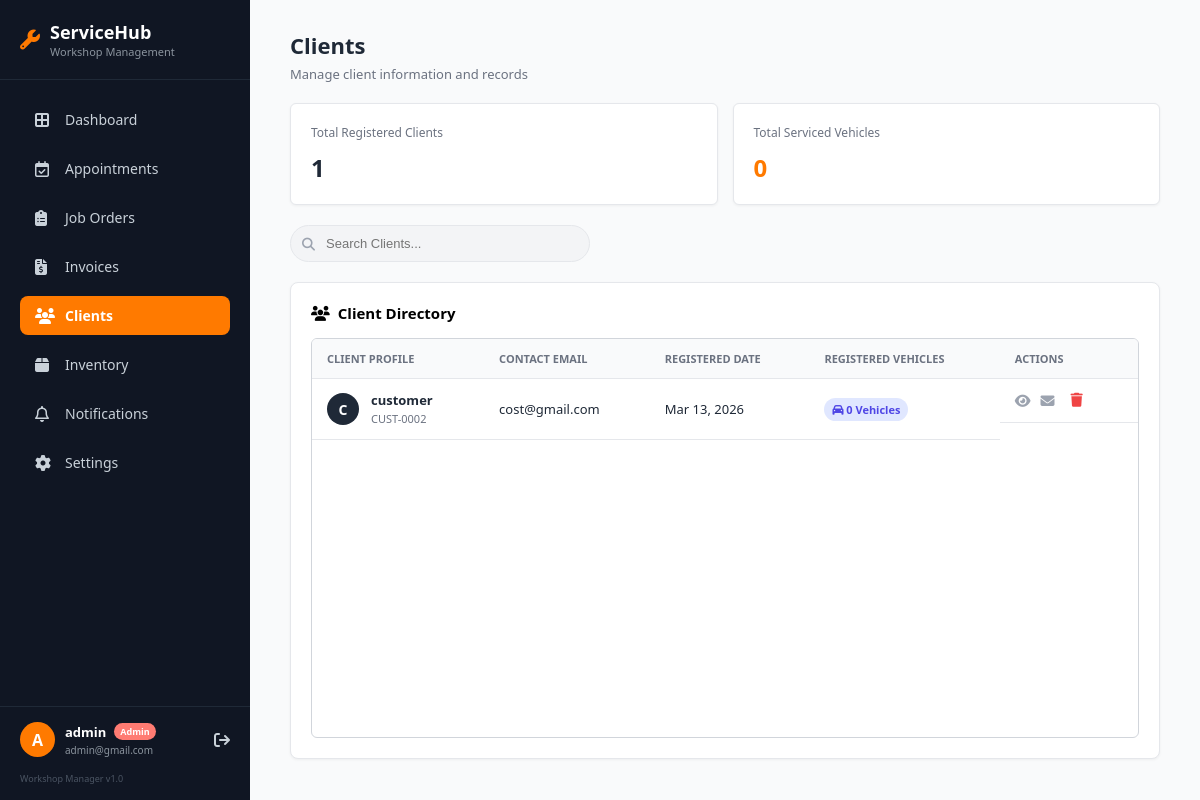
/clients.php (signed in), run on an earlier commit of the app's database.
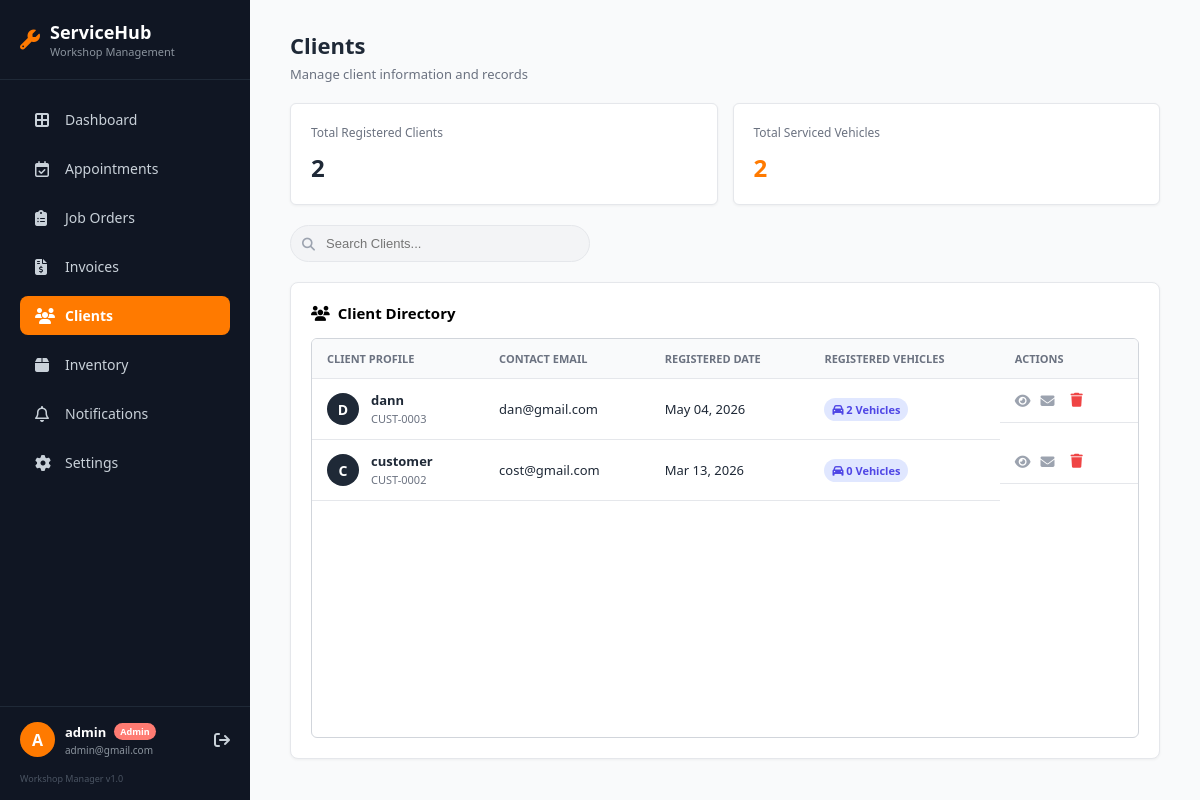
And on a later commit of the database.
### tables this page shows
CREATE TABLE `users` (
  `id` int(11) NOT NULL,
  `role` enum('Customer','Admin') NOT NULL DEFAULT 'Customer',
  `full_name` varchar(100) NOT NULL,
  `username` varchar(50) NOT NULL,
  `email` varchar(100) NOT NULL,
  `password` varchar(255) NOT NULL,
  `created_at` timestamp NOT NULL DEFAULT current_timestamp(),
  `profile_image` varchar(255) DEFAULT 'default_avatar.png',
  `phone_number` varchar(20) DEFAULT ''
);

### clients.php (the view, shortened to what the changed rows need)
<?php
require 'includes/db.php';
$totalClients = $pdo->query("SELECT COUNT(*) FROM users WHERE role = 'Customer'")->fetchColumn();
$totalVehicles = $pdo->query("SELECT COUNT(*) FROM vehicles")->fetchColumn();
?>
<!DOCTYPE html>
<html lang="en">
<head>
    <link rel="stylesheet" href="https://cdnjs.cloudflare.com/ajax/libs/font-awesome/6.4.0/css/all.min.css">
</head>
<body>
    <aside class="sidebar">
        <div class="sidebar-header">
            <div>
                <h2>ServiceHub</h2>
            </div>
        </div>
    </aside>
    <main class="main-content">
        <div class="top-header">
            <div>
                <h1>Clients</h1>
            </div>
        </div>
        <div class="stats-grid" style="display: grid; grid-template-columns: repeat(2, 1fr); gap: 15px; margin-bottom: 20px;">
            <div class="stat-card" style="background: #fff; padding: 20px; border-radius: 6px; border: 1px solid var(--border-color);">
                <p style="margin: 0 0 10px 0; font-size: 12px; color: var(--text-muted);">Total Registered Clients</p>
                <h3 style="margin: 0; font-size: 24px; color: var(--text-dark);"><?php echo $totalClients; ?></h3>
            </div>
            <div class="stat-card" style="background: #fff; padding: 20px; border-radius: 6px; border: 1px solid var(--border-color);">
                <p style="margin: 0 0 10px 0; font-size: 12px; color: var(--text-muted);">Total Serviced Vehicles</p>
                <h3 style="margin: 0; font-size: 24px; color: var(--primary-orange);"><?php echo $totalVehicles; ?></h3>
            </div>
        </div>
        <div class="table-card">
            <div class="table-card-header">
                <h2><i class="fa-solid fa-users"></i> Client Directory</h2>
            </div>
            <div class="table-wrapper">
                <table>
                    <thead>
                        <tr>
                            <th>Client Profile</th>
                            <th>Contact Email</th>
                            <th>Registered Date</th>
                            <th>Registered Vehicles</th>
                            <th>Actions</th>
                        </tr>
                    </thead>
                    <tbody>
                        <?php
                        $query = "
                            SELECT u.id, u.full_name, u.email, u.created_at,
                                   COUNT(v.id) as vehicle_count
                            FROM users u
                            LEFT JOIN vehicles v ON u.id = v.user_id
                            WHERE u.role = 'Customer'
                            GROUP BY u.id
                            ORDER BY u.created_at DESC
                        ";
                        $stmt = $pdo->query($query);
                        $clients = $stmt->fetchAll();
                        if (count($clients) > 0) {
                            foreach ($clients as $client) {
                                $initial = strtoupper(substr($client['full_name'], 0, 1));
                                $joinDate = date("M d, Y", strtotime($client['created_at']));
                                echo "<tr>";
                                echo "<td>
                                        <div class='client-cell'>
                                            <div class='client-avatar'>{$initial}</div>
                                            <div class='client-details'>
                                                <strong>" . htmlspecialchars($client['full_name']) . "</strong>
                                                <span>CUST-" . str_pad($client['id'], 4, '0', STR_PAD_LEFT) . "</span>
                                            </div>
                                        </div>
                                      </td>";
                                echo "<td>" . htmlspecialchars($client['email']) . "</td>";
                                echo "<td>{$joinDate}</td>";
                                echo "<td><span class='vehicle-badge'><i class='fa-solid fa-car'></i> {$client['vehicle_count']} Vehicles</span></td>";
                                echo "<td style='display: flex; gap: 5px;'>
                                        <a href='view_client.php?id={$client['id']}' class='action-btn' title='View Profile' style='text-decoration: none;'>
                                            <i class='fa-solid fa-eye'></i>
                                        </a>
                                        <a href='mailto:" . htmlspecialchars($client['email']) . "' class='action-btn' title='Send Email' style='text-decoration: none;'>
                                            <i class='fa-solid fa-envelope'></i>
                                        </a>
                                        <form method='POST' style='display:inline; margin: 0;' onsubmit=\"return confirm('Are you sure you want to delete this client? This will permanently erase their vehicles and service history.');\">
                                            <input type='hidden' name='delete_client' value='1'>
                                            <input type='hidden' name='client_id' value='{$client['id']}'>
                                            <button type='submit' class='action-btn' title='Delete Client' style='color: #ef4444;'>
                                                <i class='fa-solid fa-trash'></i>
                                            </button>
                                        </form>
                                      </td>";
                                echo "</tr>";
                            }
                        } else {
                            echo "<tr><td colspan='5' style='text-align:center; padding: 20px; color: var(--text-muted);'>No clients registered yet.</td></tr>";
                        }
                        ?>
                    </tbody>
                </table>
            </div>
        </div>
    </main>
</body>
</html>

What changed in the data, as far as the page shows it:
added users: full_name "D", full_name "dann", id "0003", email "dan@gmail.com", created_at "May 04, 2026", vehicle_count "2"
Also different on the page:
$totalClients: "1" → "2"
$totalVehicles: "0" → "2"
